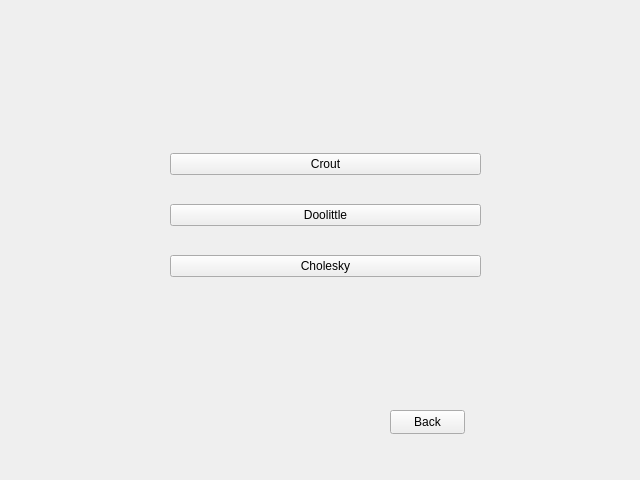
<?xml version="1.0" encoding="UTF-8"?>
<ui version="4.0">
 <class>Metodos_Factorizacion</class>
 <widget class="QFrame" name="Metodos_Factorizacion">
  <property name="geometry">
   <rect>
    <x>0</x>
    <y>0</y>
    <width>640</width>
    <height>480</height>
   </rect>
  </property>
  <property name="windowTitle">
   <string>Frame</string>
  </property>
  <widget class="QPushButton" name="back">
   <property name="geometry">
    <rect>
     <x>390</x>
     <y>410</y>
     <width>75</width>
     <height>24</height>
    </rect>
   </property>
   <property name="text">
    <string>Back</string>
   </property>
  </widget>
  <widget class="QWidget" name="">
   <property name="geometry">
    <rect>
     <x>170</x>
     <y>130</y>
     <width>311</width>
     <height>171</height>
    </rect>
   </property>
   <layout class="QVBoxLayout" name="verticalLayout">
    <item>
     <widget class="QPushButton" name="crout">
      <property name="text">
       <string>Crout</string>
      </property>
     </widget>
    </item>
    <item>
     <widget class="QPushButton" name="doolittle">
      <property name="text">
       <string>Doolittle</string>
      </property>
     </widget>
    </item>
    <item>
     <widget class="QPushButton" name="cholesky">
      <property name="text">
       <string>Cholesky</string>
      </property>
     </widget>
    </item>
   </layout>
  </widget>
 </widget>
 <resources/>
 <connections/>
</ui>
